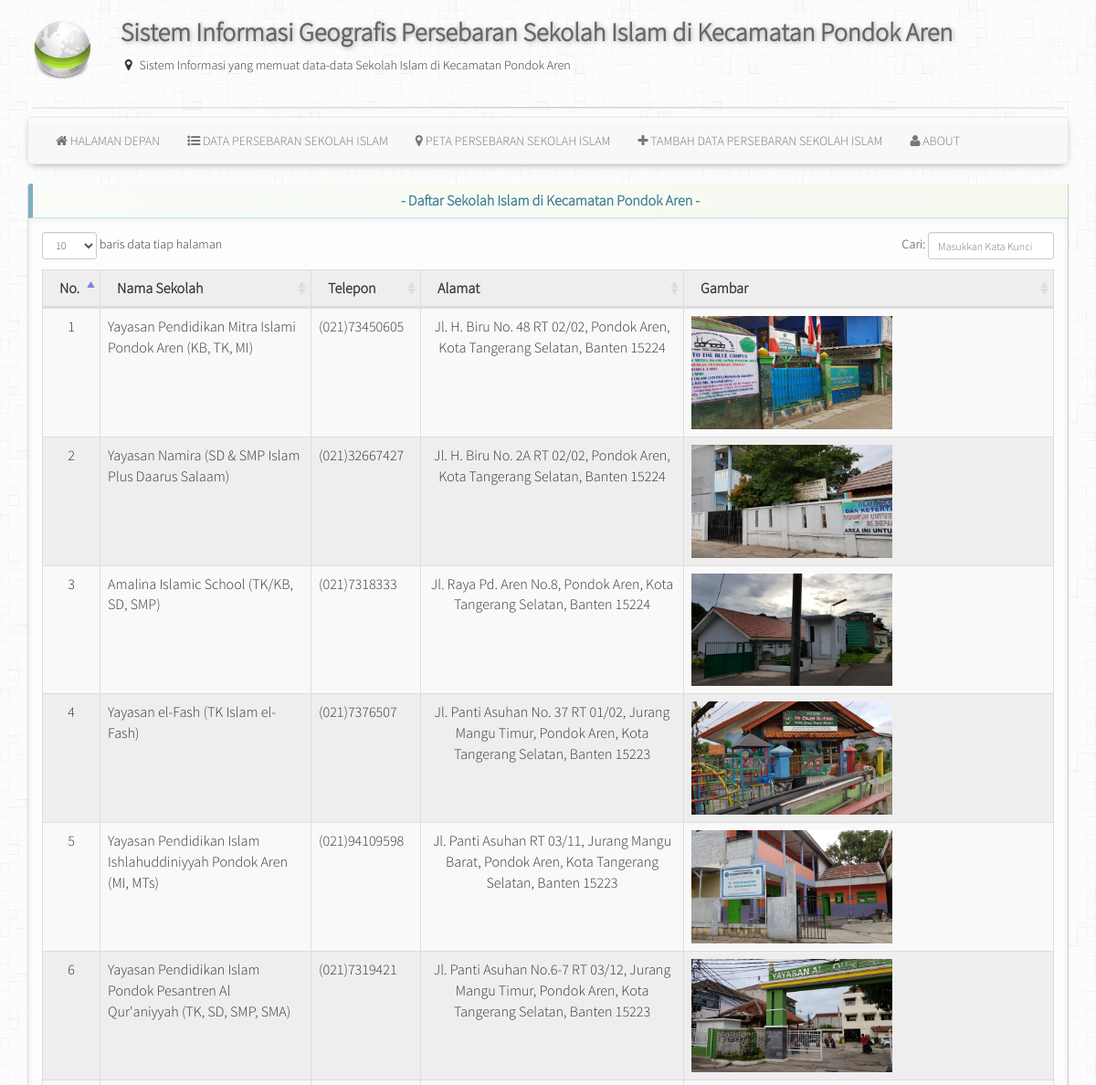
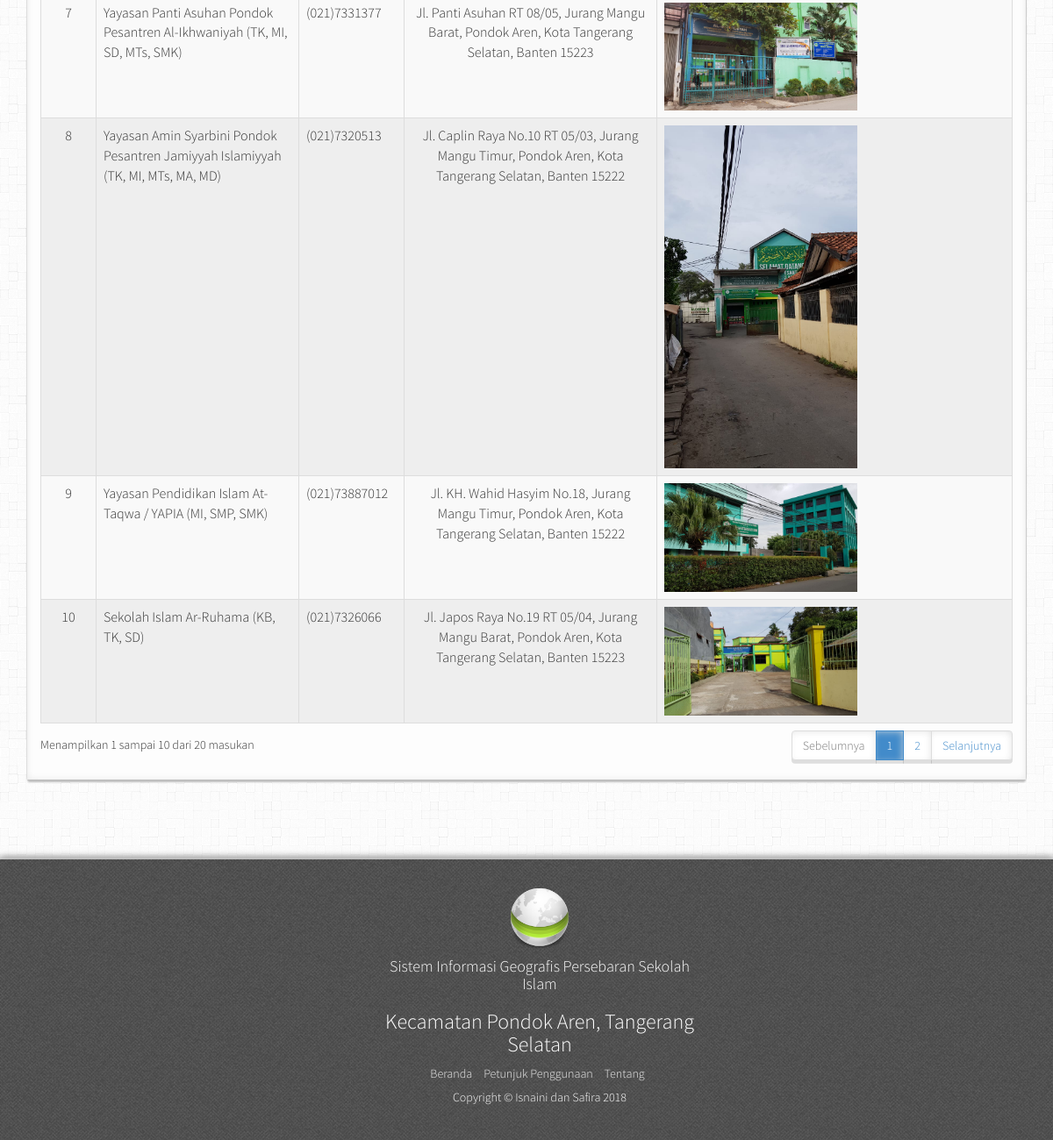
The app's page /data.php with its own data (2 pictures, top to bottom).
### tables this page shows
CREATE TABLE `sekolah` (
  `id_sekolah` int(11) NOT NULL,
  `nama_sekolah` varchar(255) NOT NULL,
  `alamat` text NOT NULL,
  `telepon` varchar(25) NOT NULL,
  `longitude` varchar(50) NOT NULL,
  `latitude` varchar(50) NOT NULL,
  `gambar` varchar(255) NOT NULL
);

### data.php (the view, shortened to what this page needs)
<?php
$title = "Daftar Sekolah Islam di Kecamatan Pondok Aren";
include_once "header.php";
include_once "koneksi.php"; ?>
      <div class="row">
        <div class="col-md-12">
          <div class="panel panel-info panel-dashboard">
            <div class="panel-heading centered">
              <h2 class="panel-title"><strong> - <?php echo $title ?> - </strong></h2>
            </div>
            <div class="panel-body">
              <table class="table table-bordered table-striped table-admin">
              <thead>
                <tr>
                  <th align="center" width="5%">No.</th>
                  <th align="center" valign="center" width="20%">Nama Sekolah</th>
                  <th align="center" valign="center" width="10%">Telepon</th>
                  <th align="center" valign="center" width="25%">Alamat</th>
                  <th align="center" valign="center" width="35%">Gambar</th>
                </tr>
              </thead>
              <tbody>
              <?php
                    $query_mysql = mysql_query("SELECT * FROM sekolah")or die(mysql_error());
                    $no = 1;
                    while($data = mysql_fetch_array($query_mysql)){
              ?>
    <tr>
          <td align="center"><?php echo $no++; ?></td>
          <td><?php echo $data['nama_sekolah']; ?></td>
          <td><?php echo $data['telepon']; ?></td>
          <td align="center" valign="center"><?php echo $data['alamat']; ?></td>
          <td><img src="gambar/<?php echo $data['gambar']; ?>" width="220px"></td></td>
    </tr>
  <?php } ?>
              </tbody>
            </table>
            </div>
            </div>
          </div>
        </div>
      </div>
<?php include_once "footer.php" ?>

### header.php (shortened to what this page needs)
<!DOCTYPE html>
<html lang="en">
  <head>
    <link href="css/bootstrap.min.css" rel="stylesheet">
    <link rel="stylesheet" href="css/font-awesome.min.css">
    <link href="css/style.css" rel="stylesheet">
    <link href="css/datatable-bootstrap.css" rel="stylesheet">
  </head>
  <body>
    <div class="container">
      <div class="row">
        <div class="tengah">
          <div class="head-depan tengah">
            <div class="row">
              <div class="col-md-1">
                <img class="img-responsive margin-b10" src="img/logo-logo.png" width="100" height="100" />
              </div>
              <div class="col-md-11">
                <h1 class="judul-head">Sistem Informasi Geografis Persebaran Sekolah Islam di Kecamatan Pondok Aren</h1>
                <p><i class="fa fa-map-marker fa-fw"></i> Sistem Informasi yang memuat data-data Sekolah Islam di Kecamatan Pondok Aren</p>
              </div>
            </div>
            <hr class="hr1 margin-b-10" />
          </div>
        </div>
      </div>
    </div>
    <div class="container margin-b70">
    <nav class="navbar navbar-default navbar-utama" role="navigation">
        <div class="collapse navbar-collapse navbar-ex1-collapse">
          <ul class="nav navbar-nav">
            <li><a href="index.php"><i class="fa fa-home"></i> HALAMAN DEPAN</a></li>
            <li><a href="data.php"><i class="fa fa-list-ul"></i> DATA PERSEBARAN SEKOLAH ISLAM</a></li>
            <li><a href="peta.php"><i class="fa fa-map-marker"></i> PETA PERSEBARAN SEKOLAH ISLAM</a></li>
            <li><a href="tambah_data.php"><i class="fa fa-plus"></i> TAMBAH DATA PERSEBARAN SEKOLAH ISLAM</a></li>
            <li><a href="about.php" data-toggle="modal" data-target="#about"><i class="fa fa-user"></i> ABOUT</a></li>
          </ul>
        </div>
      </nav>

### footer.php (shortened to what this page needs)
<div class="footer footer1">
      <div class="container">
        <div class="row">
          <div class="col-md-4 col-md-offset-4">
            <img src="img/logo-logo.png" width="72" height="72" />
            <h4 class="white">Sistem Informasi Geografis Persebaran Sekolah Islam</h4>
          <h3 class="white">Kecamatan Pondok Aren, Tangerang Selatan</h3>
          <ul class="list-inline">
            <li><a href="" class="link-footer">Beranda</a></li>
            <li><a href="" class="link-footer">Petunjuk Penggunaan</a></li>
            <li><a href="" class="link-footer">Tentang</a></li>
          </ul>
          <h5 class="white">Copyright &copy; Isnaini dan Safira 2018</h5>
          </div>
        </div>
      </div>
    </div>
  </body>
</html>

### css/style.css (style rules this page uses)
body { background: url("../img/background.png"); font-family: sistem; }
.navbar-utama { box-shadow: 0px 3px 9px -5px #6D6D6D, 0px 7px 8px -5px #fff inset; }
.footer1 { background: url("../img/footer-bg.png"); padding: 30px; text-align: center; box-shadow: 0px -2px 4px #ccc, 0 -2px 8px 0px #666; }
.tengah { margin: 0 auto; }
.margin-b10 { margin-bottom: 10px; }
.margin-b-10 { margin-bottom: -10px; }
.margin-b70 { margin-bottom: 70px; }
.judul-head { margin-top: 0px; font-weight: bold; color: #666; text-shadow: 1px 1px 5px #aaa, -2px -2px 2px #fff; font-size: 28px; }
.head-depan { padding: 20px; min-height: 20px; }
.white { color: white; }
a.link-footer { color: #f0f0f0; text-decoration: none; }
.hr1 { border: 0; height: 1px; background: #333; background-image: -webkit-linear-gradient(left, #eee, #ccc, #eee); background-image: -moz-linear-gradient(left, #eee, #ccc, #eee); background-image: -ms-linear-gradient(left, #eee, #ccc, #eee); background-image: -o-linear-gradient(left, #eee, #ccc, #eee); box-shadow: 0px -1px 3px #fff, 0px 1px 1px rgba(0, 0, 0, 0.1); }
.centered { width: 100%; text-align: center; }
.table-admin { background: #eee; font-size: 16px; }
.panel-dashboard { border-top: 1px solid #fff; border-left: 1px solid #ddd; border-right: 1px solid #ccc; border-bottom: 1px solid #bbb; box-shadow: 0px 3px 2px -1px #BEBEBE; }
.panel-dashboard>.panel-heading { border-left: 5px solid #7DAFBB; color: #3C7E92; font-weight: bold; background: #f9fcf7; background: -moz-linear-gradient(45deg, #f9fcf7 0%, #f5f9f0 100%); background: -webkit-gradient(linear, left bottom, right top, color-stop(0%, #f9fcf7), color-stop(100%, #f5f9f0)); background: -webkit-linear-gradient(45deg, #f9fcf7 0%, #f5f9f0 100%); background: -o-linear-gradient(45deg, #f9fcf7 0%, #f5f9f0 100%); background: -ms-linear-gradient(45deg, #f9fcf7 0%, #f5f9f0 100%); background: linear-gradient(45deg, #f9fcf7 0%, #f5f9f0 100%); filter: progid:DXImageTransform.Microsoft.gradient( startColorstr='#f9fcf7', endColorstr='#f5f9f0', GradientType=1 ); }
.panel-dashboard>.panel-body { background: #fdfdfd; box-shadow: 0px 0px 10px -2px #ddd inset; }

### records on screen
sekolah: nama_sekolah "Yayasan Pendidikan Mitra Islami Pondok Aren (KB, TK, MI)", telepon "(021)73450605", alamat "Jl. H. Biru No. 48 RT 02/02, Pondok Aren, Kota Tangerang Selatan, Banten 15224", gambar (picture)
sekolah: nama_sekolah "Yayasan Namira (SD & SMP Islam Plus Daarus Salaam)", telepon "(021)32667427", alamat "Jl. H. Biru No. 2A RT 02/02, Pondok Aren, Kota Tangerang Selatan, Banten 15224", gambar (picture)
sekolah: nama_sekolah "Amalina Islamic School (TK/KB, SD, SMP)", telepon "(021)7318333", alamat "Jl. Raya Pd. Aren No.8, Pondok Aren, Kota Tangerang Selatan, Banten 15224", gambar (picture)
sekolah: nama_sekolah "Yayasan el-Fash (TK Islam el-Fash)", telepon "(021)7376507", alamat "Jl. Panti Asuhan No. 37 RT 01/02, Jurang Mangu Timur, Pondok Aren, Kota Tangerang Selatan, Banten 15223", gambar (picture)
sekolah: nama_sekolah "Yayasan Pendidikan Islam Ishlahuddiniyyah Pondok Aren (MI, MTs)", telepon "(021)94109598", alamat "Jl. Panti Asuhan RT 03/11, Jurang Mangu Barat, Pondok Aren, Kota Tangerang Selatan, Banten 15223", gambar (picture)
sekolah: nama_sekolah "Yayasan Pendidikan Islam Pondok Pesantren Al Qur'aniyyah (TK, SD, SMP, SMA)", telepon "(021)7319421", alamat "Jl. Panti Asuhan No.6-7 RT 03/12, Jurang Mangu Timur, Pondok Aren, Kota Tangerang Selatan, Banten 15223", gambar (picture)
sekolah: nama_sekolah "Yayasan Panti Asuhan Pondok Pesantren Al-Ikhwaniyah (TK, MI, SD, MTs, SMK)", telepon "(021)7331377", alamat "Jl. Panti Asuhan RT 08/05, Jurang Mangu Barat, Pondok Aren, Kota Tangerang Selatan, Banten 15223", gambar (picture)
sekolah: nama_sekolah "Yayasan Amin Syarbini Pondok Pesantren Jamiyyah Islamiyyah (TK, MI, MTs, MA, MD)", telepon "(021)7320513", alamat "Jl. Caplin Raya No.10 RT 05/03, Jurang Mangu Timur, Pondok Aren, Kota Tangerang Selatan, Banten 15222", gambar (picture)
sekolah: nama_sekolah "Yayasan Pendidikan Islam At-Taqwa / YAPIA (MI, SMP, SMK)", telepon "(021)73887012", alamat "Jl. KH. Wahid Hasyim No.18, Jurang Mangu Timur, Pondok Aren, Kota Tangerang Selatan, Banten 15222", gambar (picture)
sekolah: nama_sekolah "Sekolah Islam Ar-Ruhama (KB, TK, SD)", telepon "(021)7326066", alamat "Jl. Japos Raya No.19 RT 05/04, Jurang Mangu Barat, Pondok Aren, Kota Tangerang Selatan, Banten 15223", gambar (picture)

### other values on screen
$title "Daftar Sekolah Islam di Kecamatan Pondok Aren"
